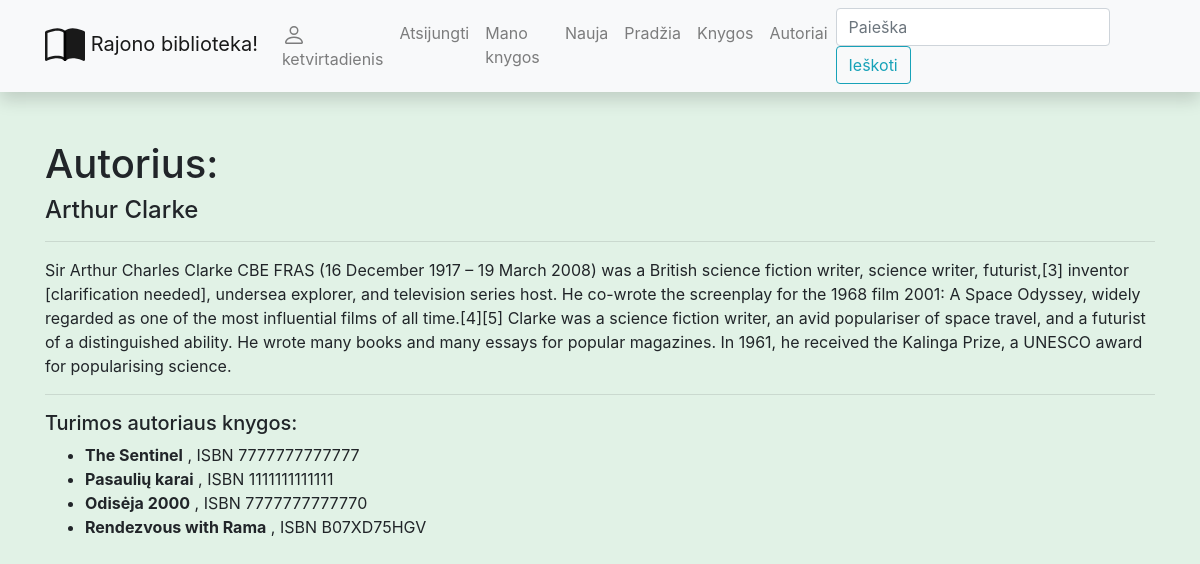
The app's page /library/authors/3 (signed in) with its own data.
### libraryapp/models.py (models this page shows, shortened)
class Author(models.Model):
    first_name = models.CharField('Vardas', max_length=100)
    last_name = models.CharField('Pavardė', max_length=100)
    description = HTMLField()
    class Meta:  # globalūs nuostatai lentelei(ordering - rikiavimas)
        ordering = ('last_name', 'first_name')

class Book(models.Model):
    title = models.CharField('Pavadinimas', max_length=150)
    summary = models.TextField('Aprašymas', max_length=1000)
    isbn = models.CharField('ISBN', max_length=13)
    author = models.ForeignKey(Author, on_delete=models.SET_NULL, null=True)
    genre = models.ManyToManyField(Genre, blank=True)
    cover = models.ImageField('Viršelis', upload_to='covers', null=True, blank=True)

### libraryapp/views.py (the view)
# urls.py: path('authors/<int:author_id>', views.get_one_author, name='author-one'),
def get_one_author(request, author_id):
    single_author = get_object_or_404(Author, pk=author_id)
    return render(request, 'author.html', {'author_obj': single_author})

### libraryapp/templates/author.html
{% extends "base.html" %}
{% block content %}
<h1>Autorius:</h1>
<h4>{{ author_obj.first_name }} {{ author_obj.last_name }}</h4>
<hr/>
<p>{{ author_obj.description | safe}}</p>
<hr/>
{% if author_obj.book_set.all %}
    <h5>Turimos autoriaus knygos:</h5>
    <ul>
    {% for book_obj in author_obj.book_set.all %}
        <li><strong>{{ book_obj.title }}</strong> , ISBN {{ book_obj.isbn }}</li>
    {% endfor %}
    </ul>
{% else %}
    <p>Autoriaus knygų bibliotekoje nėra...</p>
{% endif %}
{% endblock %}

### libraryapp/templates/base.html (shortened to what this page needs)
<!DOCTYPE html>
<html lang="en">
  <head>
    <link
      rel="stylesheet"
      href="https://stackpath.bootstrapcdn.com/bootstrap/4.1.3/css/bootstrap.min.css"
    />
    <link
      rel="stylesheet"
      href="https://cdnjs.cloudflare.com/ajax/libs/font-awesome/4.7.0/css/font-awesome.min.css"
    />
    {% load static %}
    <link rel="stylesheet" href="{% static 'css/styles.css' %}" />
  </head>
  <body>
    <nav
      class="navbar navbar-expand-lg navbar-light bg-light static-top mb-5 shadow"
    >
      <div class="container">
        <a class="navbar-brand" href="{% url 'index' %}">
          Rajono biblioteka!</a
        >
        <div class="collapse navbar-collapse" id="navbarResponsive">
          <ul class="navbar-nav ml-auto">
            {% if user.is_authenticated %}
            <li class="nav-item">
               <a href="{% url 'profilis-url' %}" class="nav-link">
                 {{ user }}</a>
            </li>
            <li class="nav-item">
               <a href="{% url 'logout' %}" class="nav-link">Atsijungti</a>
            </li>
            <li class="nav-item">
               <a href="{% url 'my-borrowed' %}" class="nav-link">Mano knygos</a>
            </li>
            <li class="nav-item">
               <a href="{% url 'my-borrowed-new' %}" class="nav-link">Nauja</a>
            </li>
            {% endif %}
            <li class="nav-item">
              <a class="nav-link" href="{% url 'index' %}">Pradžia</a>
            </li>
            <li class="nav-item">
              <a class="nav-link" href="{% url 'books-all' %}">Knygos</a>
            </li>
            <li class="nav-item">
              <a class="nav-link" href="{% url 'authors-all' %}">Autoriai</a>
            </li>
          </ul>
          <form
            class="form-inline my-2 my-lg-0"
            action="{% url 'search' %}"
            method="get"
          >
            <input
              class="form-control mr-sm-2"
              type="search"
              placeholder="Paieška"
              aria-label="Search"
              name="search_text"
            />
            <button class="btn btn-outline-info my-2 my-sm-0" type="submit">
              Ieškoti
            </button>
          </form>
        </div>
      </div>
    </nav>
    <div class="container">{% block content %}{% endblock %}</div>
  </body>
</html>

### libraryapp/static/css/styles.css (style rules this page uses)
body { background-color: #e1f2e6; }

### records on screen
Author: first_name "Arthur", last_name "Clarke", description "Sir Arthur Charles Clarke CBE FRAS (16 December 1917 – 19 March 2008) was a British science fiction writer, science writer, futurist,[3] inventor [clarification needed], undersea explorer, and television series host. He co-wrote the screenplay for the 1968 film 2001: A Space Odyssey, widely regarded as one of the most influential films of all time.[4][5] Clarke was a science fiction writer, an avid populariser of space travel, and a futurist of a distinguished ability. He wrote many books and many essays for popular magazines. In 1961, he received the Kalinga Prize, a UNESCO award for popularising science."
Book: title "The Sentinel", isbn "7777777777777"
Book: title "Pasaulių karai", isbn "1111111111111"
Book: title "Odisėja 2000", isbn "7777777777770"
Book: title "Rendezvous with Rama", isbn "B07XD75HGV"

### other values on screen
{{ user }} "ketvirtadienis"
